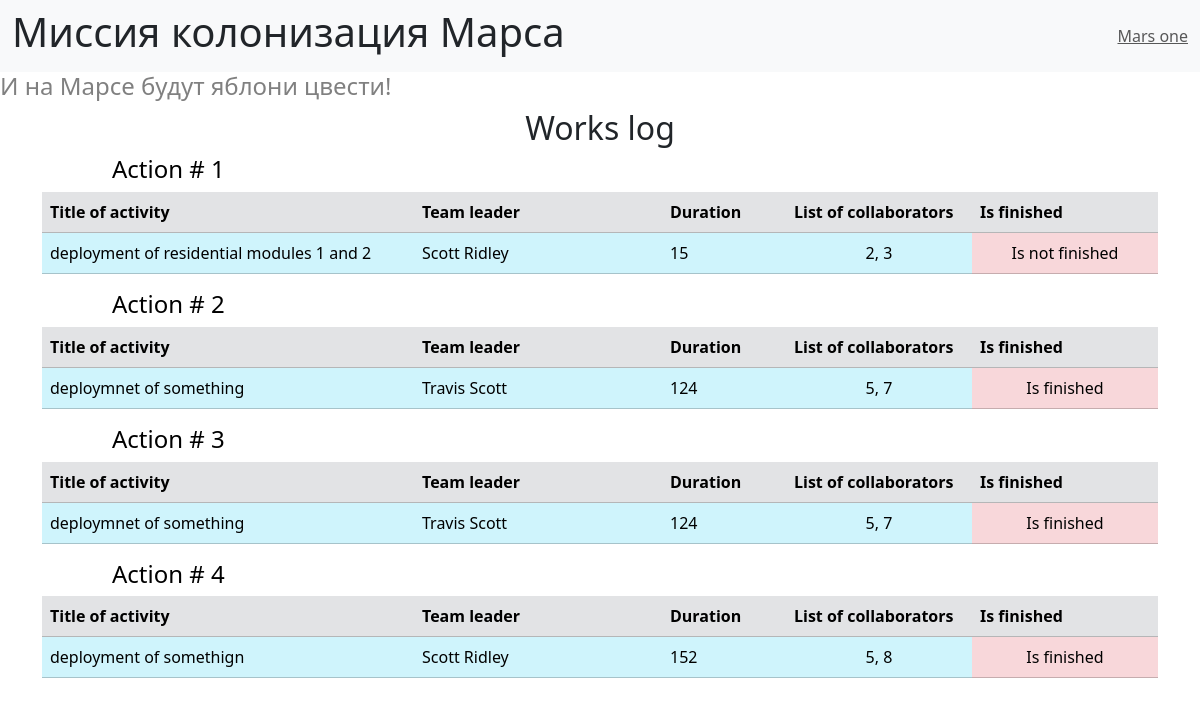
Before: / with the older database file.
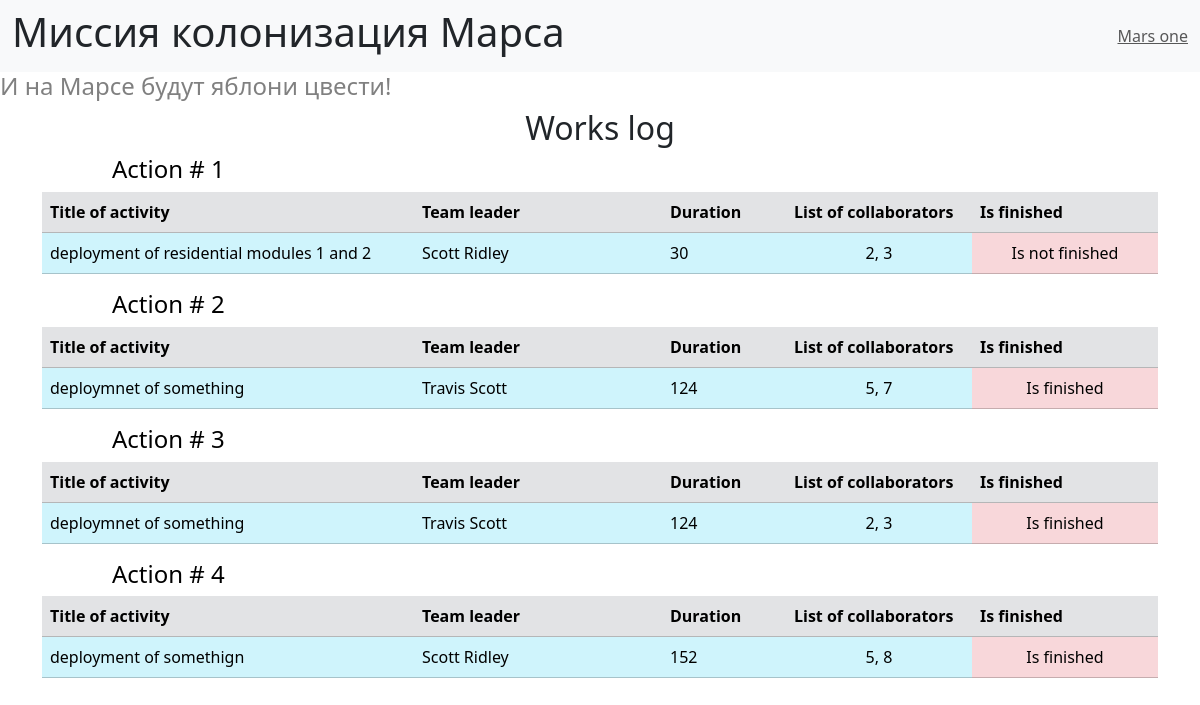
After: the same page with the newer database file.
### data/jobs.py (models this page shows, shortened)
class Jobs(SqlAlchemyBase):
    __tablename__ = 'jobs'
    id = sqlalchemy.Column(sqlalchemy.Integer, primary_key=True, autoincrement=True)
    job = sqlalchemy.Column(sqlalchemy.String, nullable=True)
    work_size = sqlalchemy.Column(sqlalchemy.String, nullable=True)
    collaborators = sqlalchemy.Column(sqlalchemy.String, nullable=True)
    start_date = sqlalchemy.Column(sqlalchemy.DateTime, default=datetime.datetime.now)
    end_date = sqlalchemy.Column(sqlalchemy.DateTime, nullable=True)
    is_finished = sqlalchemy.Column(sqlalchemy.Boolean, default=True)
    team_leader = sqlalchemy.Column(sqlalchemy.Integer, sqlalchemy.ForeignKey('users.id'))
    user = orm.relationship('User')

### main.py (the view)
@app.route('/')
def works_log():
    data_jobs = []
    data_leaders = {}
    db_session.global_init(f"db/mars.db")
    session = db_session.create_session()
    for job in session.query(Jobs).all():
        data_jobs.append([job.job, job.team_leader, job.work_size, job.collaborators, job.is_finished])
        data_leaders[job.team_leader] = f'{job.user.surname} {job.user.name}'
    return render_template('works_log.html', data=data_jobs, data_leaders=data_leaders)

### data/db_session.py (called while the page is built, shortened)
def global_init(db_file):
    global __factory
    if __factory:
        return

def create_session() -> Session:
    global __factory
    return __factory()

### templates/works_log.html
{% extends "base.html" %}
{% block content %}
<h2 align="center">Works log</h2>
{% for elem in data %}
<h4 style="margin-left: 70px; color: black">Action # {{loop.index}}</h4>
<table class="table" align="center">
    <thead>
    <tr class="table-secondary">
        <th scope="col" width="30%">Title of activity</th>
        <th scope="col" width="20%">Team leader</th>
        <th scope="col" width="10%">Duration</th>
        <th scope="col" width="15%">List of collaborators</th>
        <th scope="col" width="15%">Is finished</th>
    </tr>
    </thead>
    <tbody>
    <tr class="table-info table-center-vertical">
        <td>{{ elem[0] }}</td>
        <td>{{ data_leaders[elem[1]] }}</td>
        <td>{{ elem[2] }}</td>
        <td align="center">{{ elem[3] }}</td>
        <td class="table-danger" align="center">{% if elem[4] %} Is finished {% else %} Is not finished {% endif %}</td>
    </tr>
    </tbody>
</table>
{% endfor %}
{% endblock %}

### templates/base.html (shortened to what this page needs)
<!DOCTYPE html>
<html lang="en">
<head>
    <link href="https://cdn.jsdelivr.net/npm/bootstrap@5.3.3/dist/css/bootstrap.min.css" rel="stylesheet"
>
    <link rel="stylesheet" href="static/css/style.css"/>
</head>
<body>
<nav class="navbar navbar-expand-lg bg-body-tertiary">
    <div class="container-fluid">
        <h1>Миссия колонизация Марса</h1>
        <a class="navbar-text">Mars one</a>
    </div>
</nav>
<h4 style="color: grey">И на Марсе будут яблони цвести!</h4>
<main role='main' class="container">
    {% block content %}
    {% endblock %}
</main>
</body>
</html>

### static/css/style.css (style rules this page uses)
h4 { color: grey; }
table { table-layout: fixed; width: 100%; }

Changed rows visible on the page:
changed Jobs "deployment of residential modules 1 and 2": work_size "15" → "30"
changed Jobs (number 3 of 4 on the later page): collaborators "5, 7" → "2, 3"
